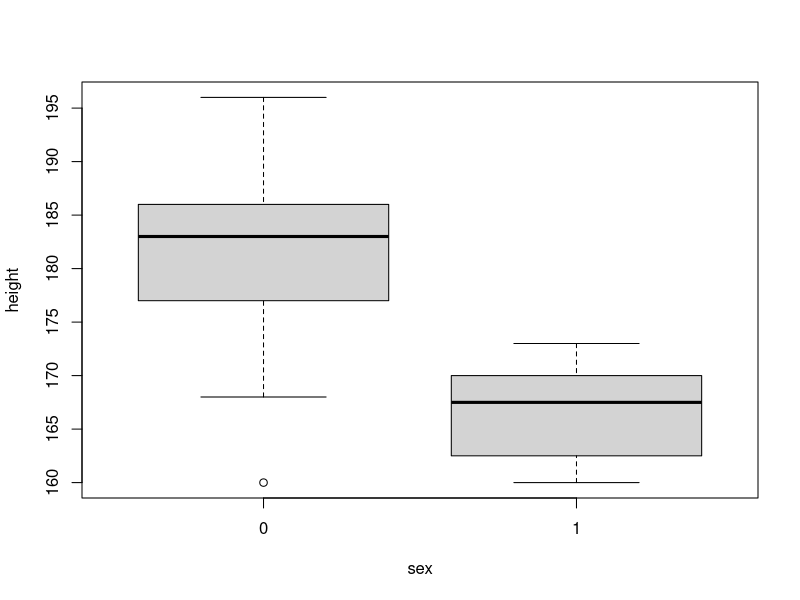
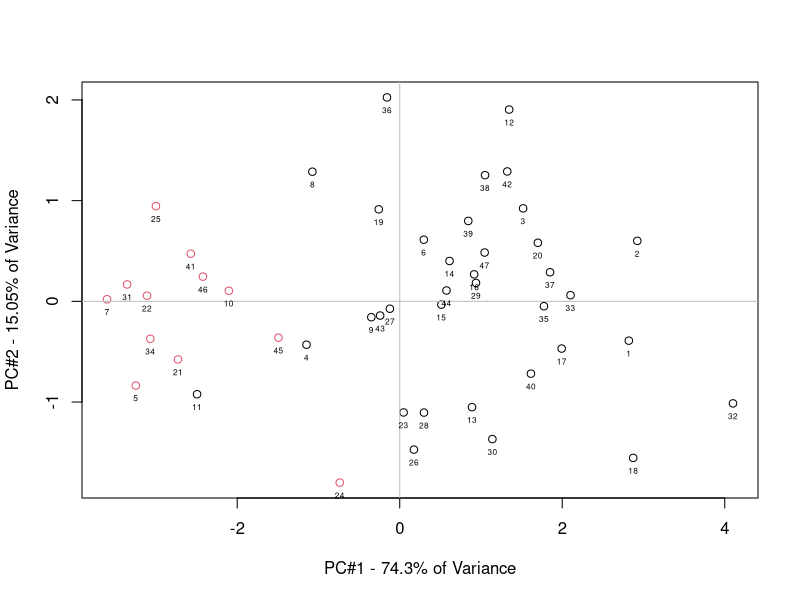
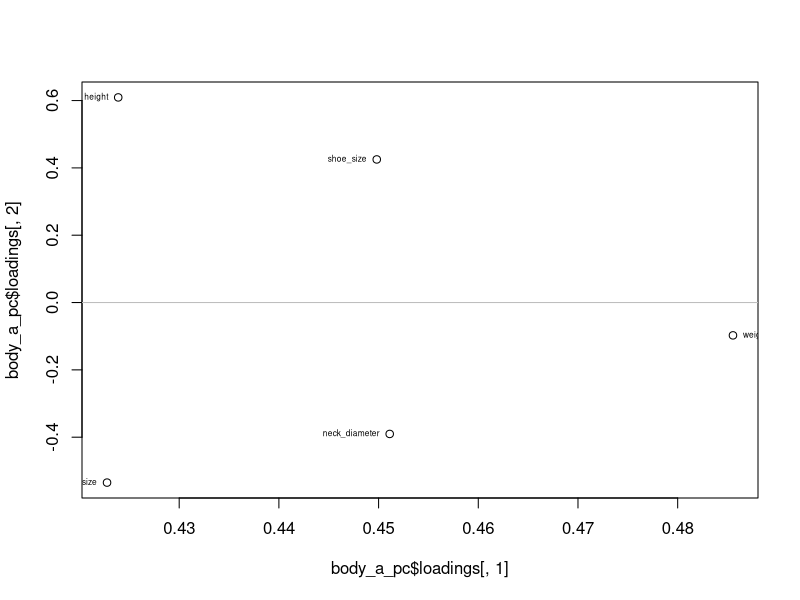
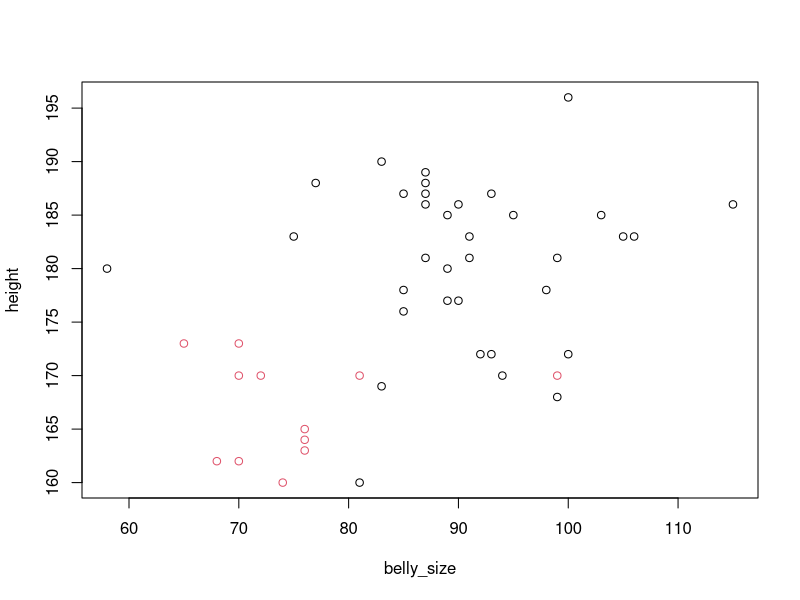
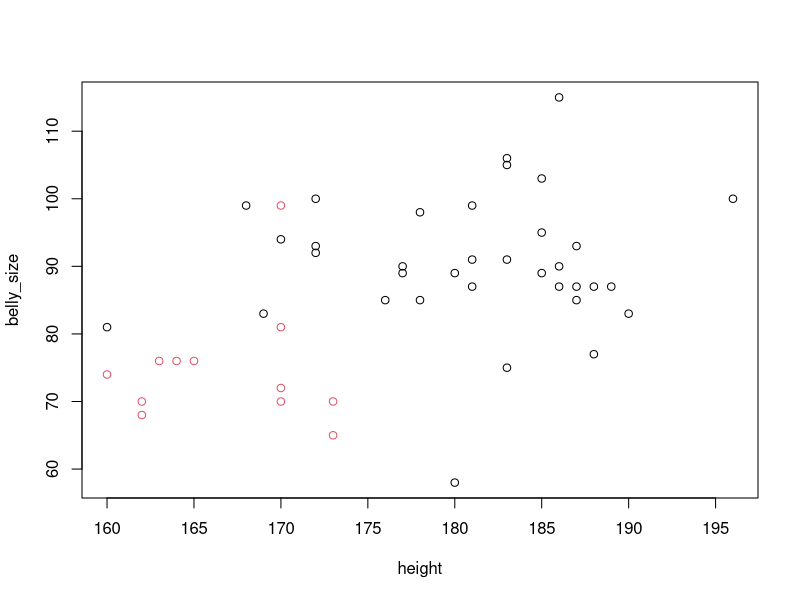

The R source for these figures, in order: (Note: this script raises an error after producing the figures.)
#data anaylsis




#principal components
#may wish to remove some variables
#may wish to scale=F or autoscale (scale=T) data
body<-read.csv("data/bodytype.csv")
body2<-as.matrix(body[,1:5])

boxplot(height~sex,data=body)


apply(body2,2,var)
body_a<-scale(body2)


body_a_pc<-princomp(body_a,cor=TRUE)
plot(body_a_pc$scores[,1],body_a_pc$scores[,2], col=as.factor(body$sex), xlab="PC#1 - 74.3% of Variance", ylab="PC#2 - 15.05% of Variance")
abline(h=0, col="gray")
abline(v=0, col="gray")
text(body_a_pc$scores[,1],body_a_pc$scores[,2],labels=rownames(body),cex=.5, pos=1)

plot(body_a_pc$loadings[,1],body_a_pc$loadings[,2])
abline(h=0, col="gray")
abline(v=0, col="gray")
text(body_a_pc$loadings[,1],body_a_pc$loadings[,2],labels=colnames(body[1:5]),cex=.5, pos=c(2,4,2,2,2))

plot(height~belly_size,data=body,col=as.factor(sex))
plot(belly_size~height,data=body,col=as.factor(sex))


library(scatterplot3d)


# First we scale the unknown data to the data in the PCA model
# This step is the most important- it avoids transmitting information
# on the unknown to the PCA when we build the model.
#
afgc<-scale(fgc) # scale the model data
# now use object attributes to get the centering and scaling data
scalef<- attributes(afgc)$"scaled:scale"
scalec<-attributes(afgc)$"scaled:center"
#and scale the unknown to the data in the PCA model
afgu<-scale(fgu,center=scalec,scale=scalef)








#NIPALS - located in chemometrics
pcnipals<- nipals(afg, a=3, it=50) # this only gives 3 PC axes
summary(pcnipals) #T-scores, P-loadings
plot(pcnipals$T[,1],pcnipals$T[,2],xlab="PC Score #1",ylab="PC Score #2",col=fglass[,10],main="NIPALS Scores Plot by Group")
abline(h=0,col="gray"); abline(v=0,col="gray")
plot(pcnipals$P[,1],pcnipals$P[,2],xlab="PC Loading #1",ylab="PC Loading #2",col="blue",main="NIPALS Loadings Plot by Variable")
abline(h=0,col="gray"); abline(v=0,col="gray")
text(pcnipals$P[,1],pcnipals$P[,2],label=colnames(fg), cex=0.6, pos=c(1,1,1,1,2,1,1,1))






variances <-ants_c_pc$sdev^2/(nrow(ants_c)-1)
totvariances<- sum(variances)
relvars<- variances/totvariances
vars<- 100*round(relvars, digits=3)

par(mfrow=c(1,1))
plot(ants_c_pc$scores[,1],ants_c_pc$scores[,2], col=as.factor(ants_out$Type), xlab=paste("PC#1 - ",vars[1],"% of Variance"), ylab=paste("PC#2 - ",vars[2],"% of Variance"), main="PC of Fire Ants")
abline(h=0, col="gray")
abline(v=0, col="gray")





#cls/ils
data<-read.csv("data/IR_spectra.csv")

#visably check what columns contain properities and spectra

data2<-data
data<-data[-7,]
prop<-as.matrix(data[,2:3],ncol=2)
spec<-as.matrix(data[,-(1:3)],ncol=601)

colnames(spec)[c(1,dim(spec)[[2]])]

wavelengths<-seq(1325.25,1475.25,length.out=dim(spec)[[2]])
matplot(wavelengths,t(spec),type="l",lty=1)

#CLS
kmat<-solve(t(prop)%*%prop)%*%t(prop)%*%spec
matplot(wavelengths,t(kmat),type="l",lty=1)

pred<-spec%*%t(kmat)%*%solve(kmat%*%t(kmat))



#ILS - must choose at most 6 channels
a<-c(195,395,411,435,585)
matplot(1:601,t(kmat),type="l",lty=1)
abline(v=a)


pick<-spec[,a]

kmatils<-solve(t(pick)%*%pick)%*%t(pick)%*%prop

predils<-pick%*%kmatils
plot(prop[,1],prop[,1]-predils[,1])
abline(h=0)
plot(prop[,2],prop[,2]-predils[,2])
abline(h=0)


#rmsresid
(a<-sqrt(apply(((prop-predils)^2),2,mean)))
(b<-sqrt(apply(((prop-pred)^2),2,mean)))
